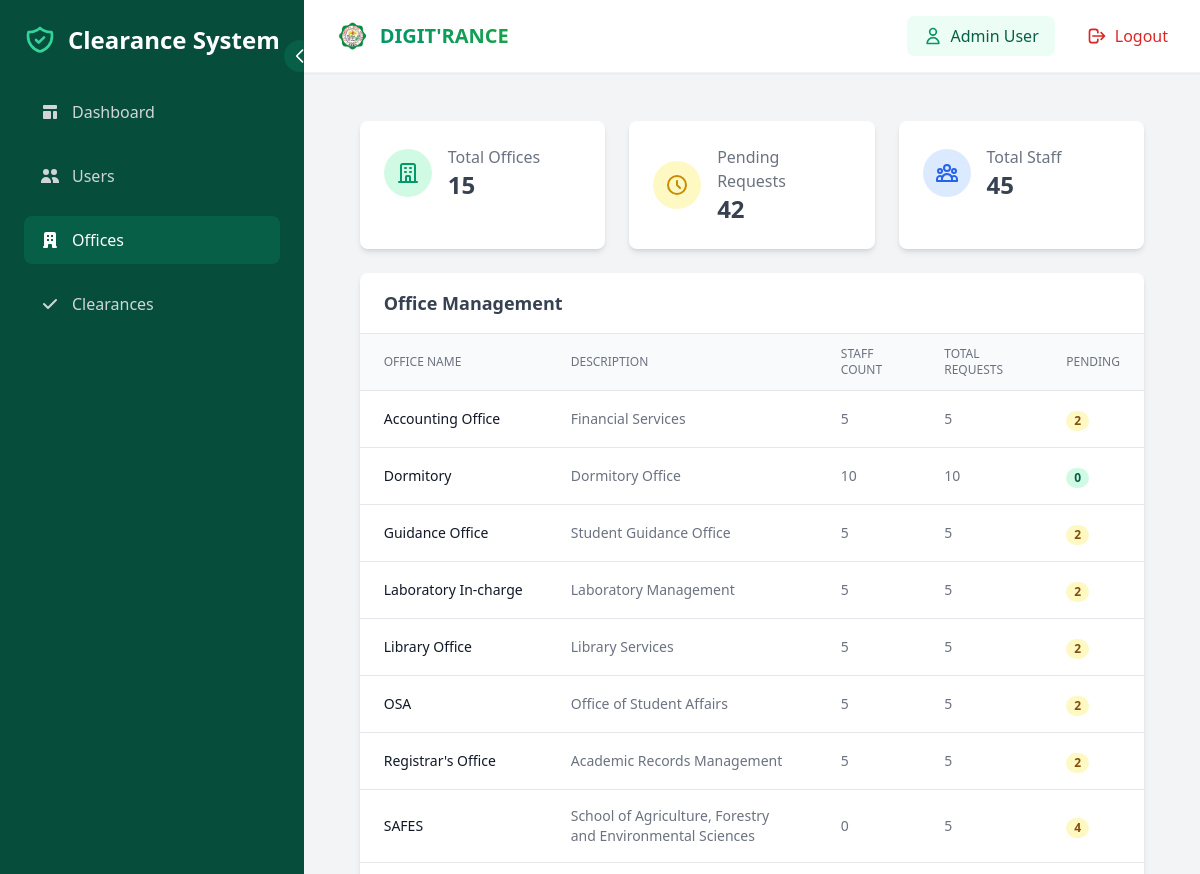
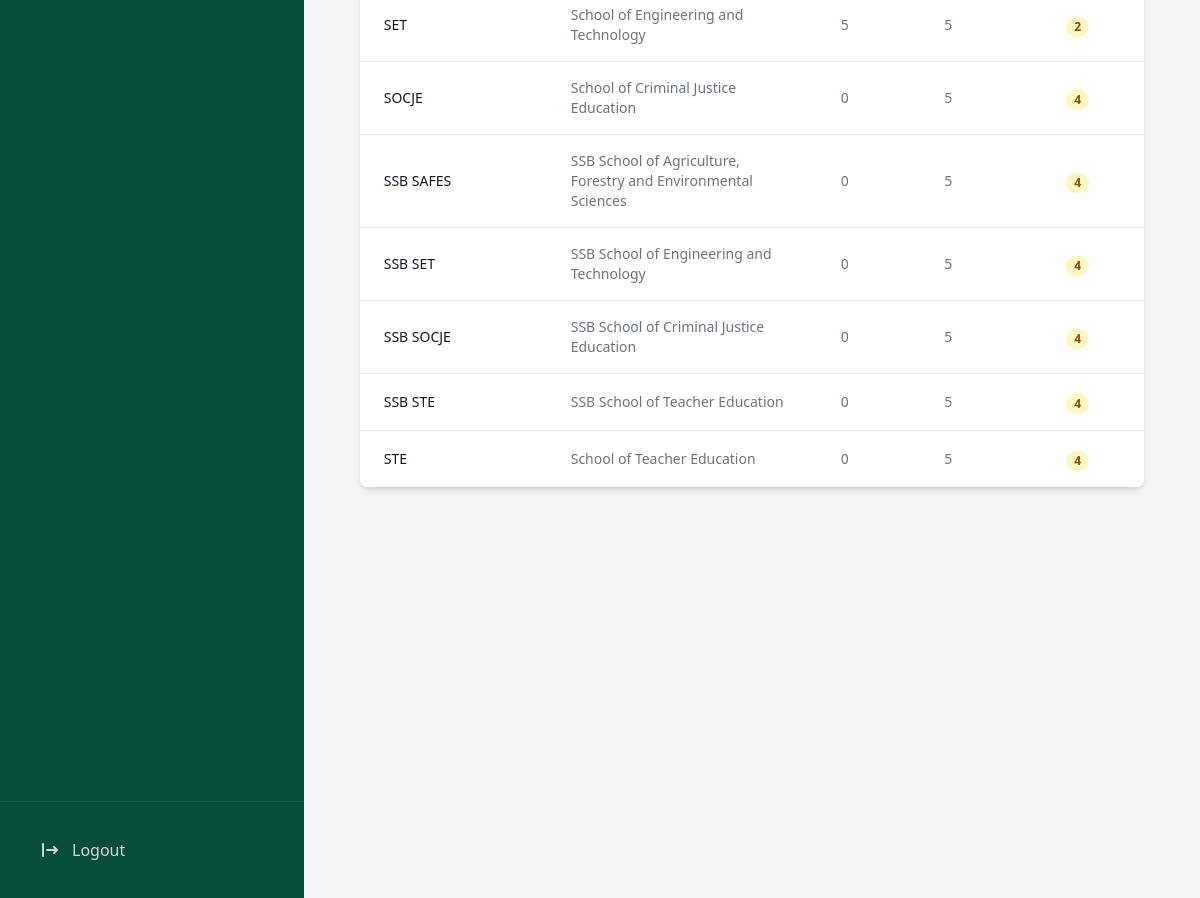
The page /dashboard/offices/ (signed in) on the database its author committed (2 pictures, top to bottom).
### core/models.py (models this page shows, shortened)
class Office(models.Model):
    OFFICE_TYPES = [
        ('SET', 'SET'),
        ('STE', 'STE'),
        ('SOCJE', 'SOCJE'),
        ('SAFES', 'SAFES'),
        ('SSB SET', 'SSB SET'),
        ('SSB STE', 'SSB STE'),
        ('SSB SOCJE', 'SSB SOCJE'),
        ('SSB SAFES', 'SSB SAFES'),
        ('OTHER', 'OTHER'),
    ]
    name = models.CharField(max_length=255, unique=True)
    office_type = models.CharField(max_length=50, choices=OFFICE_TYPES, default='OTHER')
    description = models.TextField(blank=True, null=True)
    created_at = models.DateTimeField(auto_now_add=True)

### core/views.py (the view)
# urls.py: path('dashboard/offices/', views.admin_offices, name='admin_offices'),
@login_required
def admin_offices(request):
    if not request.user.is_staff:
        messages.error(request, 'You are not authorized to access the admin dashboard.')
        return redirect('login')
    offices = Office.objects.annotate(
        staff_count=Count('staff'),
        total_requests=Count('clearance_requests'),
        pending_requests=Count('clearance_requests', filter=Q(clearance_requests__status='pending'))
    )
    total_staff = sum(office.staff_count for office in offices)
    total_pending = sum(office.pending_requests for office in offices)
    context = {
        'offices': offices,
        'total_staff': total_staff,
        'total_pending': total_pending,
    }
    return render(request, 'admin/offices.html', context)

### templates/admin/offices.html (shortened to what this page needs)
{% extends 'admin/base_admin.html' %}
{% block admin_content %}
<div class="space-y-6">
	<div class="grid grid-cols-1 md:grid-cols-3 gap-6">
		<div class="bg-white rounded-lg shadow-md p-6">
			<div class="flex items-center">
				<div class="p-3 rounded-full bg-emerald-100">
					<svg class="w-6 h-6 text-emerald-600" fill="none" stroke="currentColor" viewBox="0 0 24 24">
						<path stroke-linecap="round" stroke-linejoin="round" stroke-width="2" d="M19 21V5a2 2 0 00-2-2H7a2 2 0 00-2 2v16m14 0h2m-2 0h-5m-9 0H3m2 0h5M9 7h1m-1 4h1m4-4h1m-1 4h1m-5 10v-5a1 1 0 011-1h2a1 1 0 011 1v5m-4 0h4" />
					</svg>
				</div>
				<div class="ml-4">
					<p class="text-gray-500">Total Offices</p>
					<p class="text-2xl font-semibold text-gray-700">{{ offices.count }}</p>
				</div>
			</div>
		</div>
		<div class="bg-white rounded-lg shadow-md p-6">
			<div class="flex items-center">
				<div class="p-3 rounded-full bg-yellow-100">
					<svg class="w-6 h-6 text-yellow-600" fill="none" stroke="currentColor" viewBox="0 0 24 24">
						<path stroke-linecap="round" stroke-linejoin="round" stroke-width="2" d="M12 8v4l3 3m6-3a9 9 0 11-18 0 9 9 0 0118 0z" />
					</svg>
				</div>
				<div class="ml-4">
					<p class="text-gray-500">Pending Requests</p>
					<p class="text-2xl font-semibold text-gray-700">{{ total_pending }}</p>
				</div>
			</div>
		</div>
		<div class="bg-white rounded-lg shadow-md p-6">
			<div class="flex items-center">
				<div class="p-3 rounded-full bg-blue-100">
				</div>
				<div class="ml-4">
					<p class="text-gray-500">Total Staff</p>
					<p class="text-2xl font-semibold text-gray-700">{{ total_staff }}</p>
				</div>
			</div>
		</div>
	</div>
	<div class="bg-white rounded-lg shadow-md overflow-hidden">
		<div class="px-6 py-4 border-b border-gray-200">
			<h2 class="text-lg font-semibold text-gray-700">Office Management</h2>
		</div>
		<div class="overflow-x-auto">
			<table class="min-w-full divide-y divide-gray-200">
				<thead>
					<tr>
						<th class="px-6 py-3 bg-gray-50 text-left text-xs font-medium text-gray-500 uppercase">Office Name</th>
						<th class="px-6 py-3 bg-gray-50 text-left text-xs font-medium text-gray-500 uppercase">Description</th>
						<th class="px-6 py-3 bg-gray-50 text-left text-xs font-medium text-gray-500 uppercase">Staff Count</th>
						<th class="px-6 py-3 bg-gray-50 text-left text-xs font-medium text-gray-500 uppercase">Total Requests</th>
						<th class="px-6 py-3 bg-gray-50 text-left text-xs font-medium text-gray-500 uppercase">Pending</th>
					</tr>
				</thead>
				<tbody class="bg-white divide-y divide-gray-200">
					{% for office in offices %}
					<tr>
						<td class="px-6 py-4 whitespace-nowrap">
							<div class="text-sm font-medium text-gray-900">{{ office.name }}</div>
						</td>
						<td class="px-6 py-4">
							<div class="text-sm text-gray-500">{{ office.description|default:"No description" }}</div>
						</td>
						<td class="px-6 py-4 whitespace-nowrap">
							<div class="text-sm text-gray-500">{{ office.staff_count }}</div>
						</td>
						<td class="px-6 py-4 whitespace-nowrap">
							<div class="text-sm text-gray-500">{{ office.total_requests }}</div>
						</td>
						<td class="px-6 py-4 whitespace-nowrap">
							<span class="px-2 inline-flex text-xs leading-5 font-semibold rounded-full {% if office.pending_requests > 0 %}bg-yellow-100 text-yellow-800{% else %}bg-emerald-100 text-emerald-800{% endif %}">
								{{ office.pending_requests }}
							</span>
						</td>
					</tr>
					{% endfor %}
				</tbody>
			</table>
		</div>
	</div>
</div>
{% endblock %}

### templates/components/navbar.html (shortened to what this page needs)
{% load static %}
<header class="bg-white shadow-sm p-4 flex justify-between items-center border-b border-gray-100 sticky top-0 z-50">
    <div class="flex items-center">
        <h1 class="text-xl font-bold flex items-center ml-4 text-gray-800">
            <a href="{% url 'home' %}" class="flex items-center group">
                <img src="{% static 'img/permit_logo.png' %}" alt="JHCSC Logo" class="h-8 w-8 mr-3">
                <span class="text-gradient bg-clip-text text-transparent bg-gradient-to-r from-emerald-600 to-green-600 group-hover:from-emerald-700 group-hover:to-green-700 transition-all">
                </span>
            </a>
        </h1>
    </div>
    <div class="flex items-center space-x-4">
        {% if user.is_authenticated %}
            <div class="flex items-center bg-emerald-50 px-4 py-2 rounded-lg">
                <svg class="w-5 h-5 text-emerald-600 mr-2" fill="none" stroke="currentColor" viewBox="0 0 24 24">
                    <path stroke-linecap="round" stroke-linejoin="round" stroke-width="2" d="M16 7a4 4 0 11-8 0 4 4 0 018 0zM12 14a7 7 0 00-7 7h14a7 7 0 00-7-7z"></path>
                </svg>
                <span class="text-emerald-800 font-medium">{{ user.get_full_name }}</span>
            </div>
            <form method="POST" action="{% url 'logout' %}">
                <button type="submit" class="flex items-center px-4 py-2 text-red-600 hover:bg-red-50 rounded-lg transition-all duration-200">
                    <svg class="w-5 h-5 mr-2" fill="none" stroke="currentColor" viewBox="0 0 24 24">
                        <path stroke-linecap="round" stroke-linejoin="round" stroke-width="2" d="M17 16l4-4m0 0l-4-4m4 4H7m6 4v1a3 3 0 01-3 3H6a3 3 0 01-3-3V7a3 3 0 013-3h4a3 3 0 013 3v1"></path>
                    </svg>
                    <span class="font-medium">Logout</span>
                </button>
            </form>
        {% endif %}
    </div>
</header>

### rows shown on the page
Office: name "Accounting Office", description "Financial Services", staff_count "5", total_requests "5", pending_requests "2"
Office: name "Dormitory", description "Dormitory Office", staff_count "10", total_requests "10", pending_requests "0"
Office: name "Guidance Office", description "Student Guidance Office", staff_count "5", total_requests "5", pending_requests "2"
Office: name "Laboratory In-charge", description "Laboratory Management", staff_count "5", total_requests "5", pending_requests "2"
Office: name "Library Office", description "Library Services", staff_count "5", total_requests "5", pending_requests "2"
Office: name "OSA", description "Office of Student Affairs", staff_count "5", total_requests "5", pending_requests "2"
Office: name "Registrar's Office", description "Academic Records Management", staff_count "5", total_requests "5", pending_requests "2"
Office: name "SAFES", description "School of Agriculture, Forestry and Environmental Sciences", staff_count "0", total_requests "5", pending_requests "4"
Office: name "SET", description "School of Engineering and Technology", staff_count "5", total_requests "5", pending_requests "2"
Office: name "SOCJE", description "School of Criminal Justice Education", staff_count "0", total_requests "5", pending_requests "4"
Office: name "SSB SAFES", description "SSB School of Agriculture, Forestry and Environmental Sciences", staff_count "0", total_requests "5", pending_requests "4"
Office: name "SSB SET", description "SSB School of Engineering and Technology", staff_count "0", total_requests "5", pending_requests "4"
Office: name "SSB SOCJE", description "SSB School of Criminal Justice Education", staff_count "0", total_requests "5", pending_requests "4"
Office: name "SSB STE", description "SSB School of Teacher Education", staff_count "0", total_requests "5", pending_requests "4"
Office: name "STE", description "School of Teacher Education", staff_count "0", total_requests "5", pending_requests "4"

### other values the page prints
{{ user.get_full_name }} "Admin User"
{{ offices.count }} "15"
{{ total_pending }} "42"
{{ total_staff }} "45"
